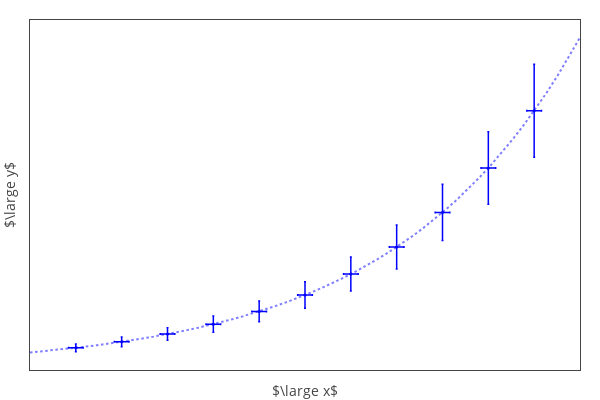

The notebook cell this image was saved under:
### Code cell
layout = go.Layout(
    xaxis=dict(
        range = [0, 3],
#         exponentformat = 'power',
#         ticks = 'inside',
#         dtick = np.pi,
        mirror = 'ticks',
        title = '$\large x$',
#         ticktext=['$-2\pi$', '$-\pi$', 0, '$\pi$', '$2\pi$'],
#         tickvals=[-2*np.pi, -np.pi, 0, np.pi, 2*np.pi],
#         type = 'log',
#         titlefont=dict(
#             family='Arial'
#             size=25
#             color='#7f7f7f'
#         ),
#         tickfont=dict(
#             family='Times New Roman',
#             size=18
#             color='#7f7f7f'
#         ),
#         automargin=True,
        showline=True,
        zeroline=False,
        showticklabels=False,
        showgrid=False
#     rangeselector=dict(
#             buttons=list([
#                 dict(count=1,
#                      label='1m',
#                      step='month',
#                      stepmode='backward'),
#                 dict(count=6,
#                      label='6m',
#                      step='month',
#                      stepmode='backward'),
#                 dict(count=1,
#                     label='YTD',
#                     step='year',
#                     stepmode='todate'),
#                 dict(count=1,
#                     label='1y',
#                     step='year',
#                     stepmode='backward'),
#                 dict(step='all')
#             ])
#         ),
#         rangeslider=dict(
#             visible = True
#         )
    ),
    yaxis=dict(
#         range = [-2, 2],
#         exponentformat = 'power',
#         ticks = 'inside',
#         dtick = 1,
        mirror = 'ticks',
        title = '$\large y$',
#         type = 'log',
#         titlefont=dict(
#             family='Arial'
#             size=20
#             color='#7f7f7f'
#         ),
#         tickfont=dict(
#             family='Times New Roman',
#             size=18
#             color='#7f7f7f'
#         ),
#         automargin=True,
        showline=True,
        zeroline=False,
        showticklabels=False,
        showgrid=False 
    ),
#     legend=dict(
#         x=0.35,
#         y=0.95,
#         traceorder='normal',
# #         font=dict(
# #             family='Arial',
# #             size=18
# #             color='blue'
# #         ),
# #         bgcolor='#E2E2E2',
# #         bordercolor='black',
# #         borderwidth=1
#     ),
    showlegend=False,
    autosize=False,
    width=600,
    height=400,
    margin=go.layout.Margin(
        l=30,
        r=20,
        b=30,
        t=20,
        pad=0
    )
)
fig = go.Figure(data=data, layout=layout)
# py.iplot(fig, filename='Fig1-4')
iplot(fig)
pio.write_image(fig, 'C:/Users/garyh/OneDrive/TEXTBOOK/NC/fig1-4.png', format='png', scale=5)
print("Done saving image!")

### Figure 1 — Plotly figure (JSON) as saved in the notebook; plotly's stock layout.template omitted (floating-point values rounded to 4 significant figures)
{"data": [{"line": {"color": "rgba(0,0,255,0.5)", "dash": "0.5%", "width": 2}, "mode": "lines", "type": "scatter", "uid": "56a3f3f9-2877-4922-b90f-78884885add6", "x": [0, 0.06122, 0.1224, 0.1837, 0.2449, 0.3061, 0.3673, 0.4286, 0.4898, 0.551, 0.6122, 0.6735, 0.7347, 0.7959, 0.8571, 0.9184, 0.9796, 1.041, 1.102, 1.163, 1.224, 1.286, 1.347, 1.408, 1.469, 1.531, 1.592, 1.653, 1.714, 1.776, 1.837, 1.898, 1.959, 2.02, 2.082, 2.143, 2.204, 2.265, 2.327, 2.388, 2.449, 2.51, 2.571, 2.633, 2.694, 2.755, 2.816, 2.878, 2.939, 3], "y": [1, 1.063, 1.13, 1.202, 1.277, 1.358, 1.444, 1.535, 1.632, 1.735, 1.845, 1.961, 2.085, 2.216, 2.356, 2.505, 2.663, 2.832, 3.01, 3.2, 3.402, 3.617, 3.846, 4.088, 4.347, 4.621, 4.913, 5.223, 5.553, 5.903, 6.276, 6.672, 7.094, 7.541, 8.018, 8.524, 9.062, 9.634, 10.24, 10.89, 11.58, 12.31, 13.08, 13.91, 14.79, 15.72, 16.72, 17.77, 18.89, 20.09]}, {"error_x": {"copy_ystyle": true, "symmetric": true, "type": "constant", "value": 0.04, "visible": true}, "error_y": {"color": "blue", "symmetric": true, "thickness": 1.5, "type": "percent", "value": 18, "visible": true, "width": 1}, "marker": {"color": "blue", "size": 3}, "mode": "markers", "type": "scatter", "uid": "fae2b72a-c867-4353-ba31-980fe33c33a6", "x": [0.25, 0.5, 0.75, 1, 1.25, 1.5, 1.75, 2, 2.25, 2.5, 2.75], "y": [1.284, 1.649, 2.117, 2.718, 3.49, 4.482, 5.755, 7.389, 9.488, 12.18, 15.64]}], "layout": {"autosize": false, "height": 400, "margin": {"b": 30, "l": 30, "pad": 0, "r": 20, "t": 20}, "showlegend": false, "width": 600, "xaxis": {"mirror": "ticks", "range": [0, 3], "showgrid": false, "showline": true, "showticklabels": false, "title": "$\\large x$", "zeroline": false}, "yaxis": {"mirror": "ticks", "showgrid": false, "showline": true, "showticklabels": false, "title": "$\\large y$", "zeroline": false}}}
